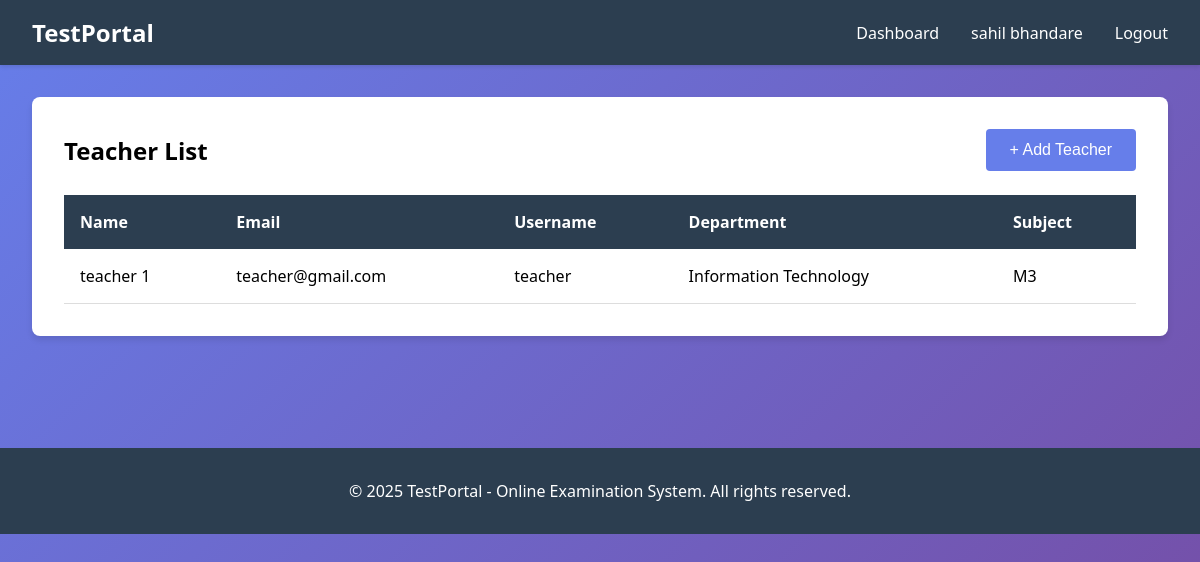
Page /accounts/list-teacher/ (signed in) on the committed database.
### accounts/models.py (models this page shows, shortened)
class User(AbstractUser):
    ROLE_CHOICES = (
        ('ADMIN', 'Admin'),
        ('HOD', 'HOD'),
        ('TEACHER', 'Teacher'),
        ('STUDENT', 'Student'),
    )
    role = models.CharField(max_length=20, choices=ROLE_CHOICES)
    groups = models.ManyToManyField(
        'auth.Group',
        verbose_name='groups',
        blank=True,
        related_name='custom_user_groups'
    )
    user_permissions = models.ManyToManyField(
        'auth.Permission',
        verbose_name='user permissions',
        blank=True,
        related_name='custom_user_permissions'
    )

class TeacherProfile(models.Model):
    user = models.OneToOneField(User, on_delete=models.CASCADE)
    department = models.CharField(max_length=100)
    year = models.IntegerField()
    subject = models.CharField(max_length=100)
    phone = models.CharField(max_length=15)

### accounts/views.py (the view)
    def wrapper(request, *args, **kwargs):
        if not request.user.is_authenticated or request.user.role != 'ADMIN':
            messages.error(request, 'Admin access required')
            return redirect('accounts:login')
        return view_func(request, *args, **kwargs)

### accounts/views.py (called while the page is built)
def admin_required(view_func):
    def wrapper(request, *args, **kwargs):
        if not request.user.is_authenticated or request.user.role != 'ADMIN':
            messages.error(request, 'Admin access required')
            return redirect('accounts:login')
        return view_func(request, *args, **kwargs)
    return wrapper

@login_required(login_url='accounts:login')
@admin_required
def list_teacher(request):
    teachers = User.objects.filter(role='TEACHER')
    context = {'teachers': teachers}
    return render(request, 'accounts/list_teacher.html', context)

### templates/accounts/list_teacher.html (shortened to what this page needs)
{% extends 'base.html' %}
{% block content %}
<div class="card">
    <div style="display: flex; justify-content: space-between; align-items: center; margin-bottom: 1.5rem;">
        <h2>Teacher List</h2>
        <a href="{% url 'accounts:add_teacher' %}" style="text-decoration: none;">
            <button>+ Add Teacher</button>
        </a>
    </div>
    {% if teachers %}
    <table>
        <thead>
            <tr>
                <th>Name</th>
                <th>Email</th>
                <th>Username</th>
                <th>Department</th>
                <th>Subject</th>
            </tr>
        </thead>
        <tbody>
            {% for teacher in teachers %}
            <tr>
                <td>{{ teacher.get_full_name }}</td>
                <td>{{ teacher.email }}</td>
                <td>{{ teacher.username }}</td>
                <td>{% if teacher.teacherprofile %}{{ teacher.teacherprofile.department }}{% endif %}</td>
                <td>{% if teacher.teacherprofile %}{{ teacher.teacherprofile.subject }}{% endif %}</td>
            </tr>
            {% endfor %}
        </tbody>
    </table>
    {% else %}
    <p style="text-align: center; color: #666; padding: 2rem;">No teachers found</p>
    {% endif %}
</div>
{% endblock %}

### templates/base.html (shortened to what this page needs)
<!DOCTYPE html>
<html lang="en">
<head>
</head>
<body>
    {% if user.is_authenticated %}
    <nav class="navbar">
        <div class="navbar-container">
            <h1>TestPortal</h1>
            <div class="navbar-links">
                <a href="{% url 'accounts:admin_dashboard' %}">Dashboard</a>
                <span>{{ user.get_full_name|default:user.username }}</span>
                <a href="{% url 'accounts:admin_logout' %}">Logout</a>
            </div>
        </div>
    </nav>
    {% endif %}
    <div class="container">
        {% block content %}{% endblock %}
    </div>
    <footer class="footer">
        <p>&copy; 2025 TestPortal - Online Examination System. All rights reserved.</p>
    </footer>
</body>
</html>

### rows in the picture
User: get_full_name "sahil bhandare"
User: get_full_name "teacher 1", email "teacher@gmail.com", username "teacher", teacherprofile.department "Information Technology", teacherprofile.subject "M3"
